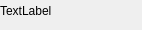
<?xml version="1.0" encoding="UTF-8"?>
<ui version="4.0">
 <class>UI_NetworkTransition</class>
 <widget class="QWidget" name="UI_NetworkTransition">
  <property name="geometry">
   <rect>
    <x>0</x>
    <y>0</y>
    <width>142</width>
    <height>30</height>
   </rect>
  </property>
  <property name="windowTitle">
   <string>UI_NetworkTransition</string>
  </property>
  <widget class="QLabel" name="label">
   <property name="geometry">
    <rect>
     <x>0</x>
     <y>0</y>
     <width>93</width>
     <height>21</height>
    </rect>
   </property>
   <property name="text">
    <string>TextLabel</string>
   </property>
  </widget>
 </widget>
 <layoutdefault spacing="6" margin="11"/>
 <resources/>
 <connections/>
</ui>
